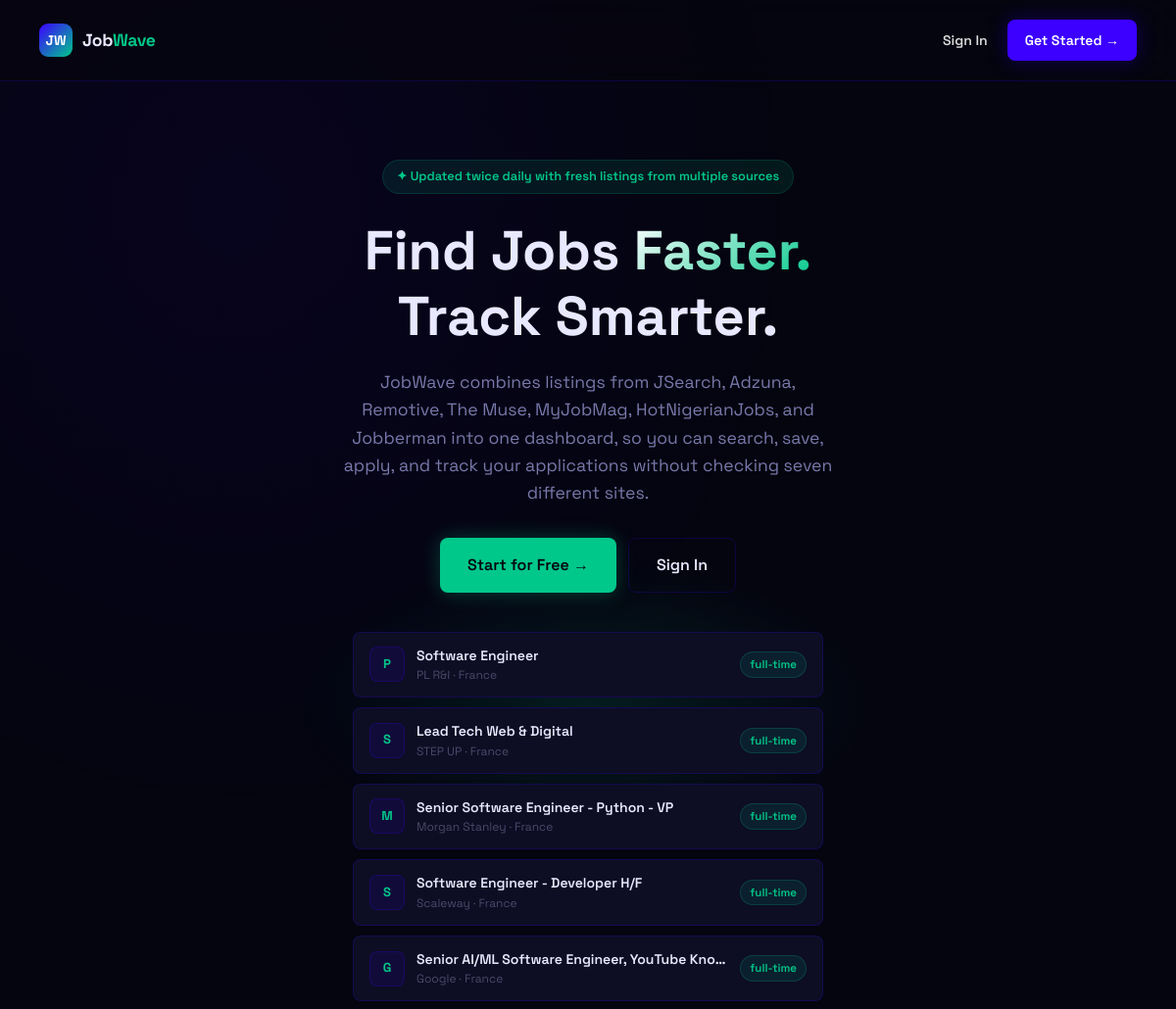
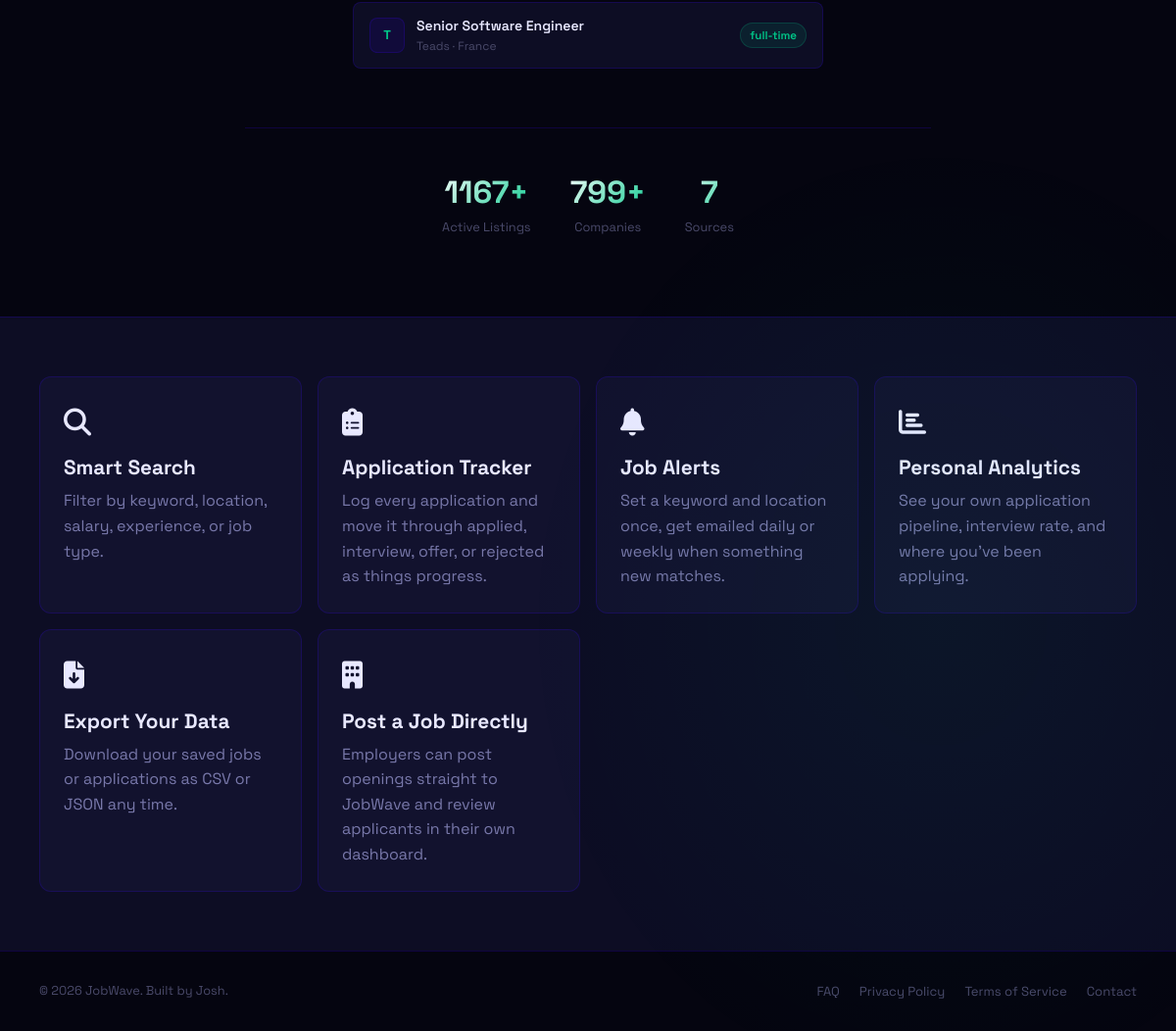
The page / on the database its author committed (2 pictures, top to bottom).
### app.py (models this page shows, shortened)
class Job(db.Model):
    id = db.Column(db.Integer, primary_key=True)
    title = db.Column(db.String(500), nullable=False)
    company = db.Column(db.String(300), nullable=False)
    location = db.Column(db.String(200))
    job_type = db.Column(db.String(50))          # full-time | part-time | remote | contract
    experience = db.Column(db.String(50))         # entry | mid | senior
    salary_min = db.Column(db.Integer)
    salary_max = db.Column(db.Integer)
    description = db.Column(db.Text)
    requirements = db.Column(db.Text)
    source = db.Column(db.String(100))
    source_url = db.Column(db.String(500))
    source_id = db.Column(db.String(200), unique=True)  # duplicate detection
    tags = db.Column(db.String(500))
    is_active = db.Column(db.Boolean, default=True)
    scraped_at = db.Column(db.DateTime, default=datetime.utcnow)
    posted_at = db.Column(db.DateTime)
    views = db.Column(db.Integer, default=0)
    posted_to_whatsapp = db.Column(db.Boolean, default=False)
    posted_by_user_id = db.Column(db.Integer, db.ForeignKey('user.id'), nullable=True)
    approval_status = db.Column(db.String(20), default='approved')  # pending | approved | rejected
    rejection_reason = db.Column(db.String(500))

### app.py (the view)
@app.route('/')
def index():
    if current_user.is_authenticated:
        return redirect(url_for('dashboard'))
    stats = {
        'total_jobs': Job.query.filter_by(is_active=True).count(),
        'companies': db.session.query(Job.company).distinct().count(),
        'sources': db.session.query(Job.source).distinct().count(),
    }
    recent = Job.query.filter_by(is_active=True).order_by(Job.scraped_at.desc()).limit(6).all()
    return render_template('index.html', stats=stats, recent=recent)

### app.py (called while the page is built, shortened)
@app.before_request
def enforce_onboarding():
    if not current_user.is_authenticated:
        return

### templates/index.html (shortened to what this page needs)
{% extends 'base.html' %}
{% block public_content %}
<link rel="stylesheet" href="https://cdnjs.cloudflare.com/ajax/libs/font-awesome/6.5.0/css/all.min.css">
<div class="landing">
  <nav class="landing-nav">
    <div style="display:flex;align-items:center;gap:10px;">
      <div class="logo-mark">JW</div>
      <div class="logo-text">
        Job<span>Wave</span>
      </div>
    </div>
    <div style="display:flex;gap:8px;">
      <a href="{{ url_for('login') }}" class="btn btn-ghost">
        Sign In
      </a>
      <a href="{{ url_for('register') }}" class="btn btn-primary">
        Get Started →
      </a>
    </div>
  </nav>
  <section class="hero">
    <div class="hero-glow"></div>
    <div class="hero-content">
      <div class="hero-eyebrow">
        ✦ Updated twice daily with fresh listings from multiple sources
      </div>
      <h1>
        Find Jobs
        <span class="gradient-text">Faster.</span>
        <br>
        Track Smarter.
      </h1>
      <p>
        JobWave combines listings from JSearch, Adzuna, Remotive, The Muse, MyJobMag, HotNigerianJobs, and Jobberman into one dashboard,
        so you can search, save, apply, and track your applications without checking seven different sites.
      </p>
      <div class="hero-actions">
        <a href="{{ url_for('register') }}" class="btn btn-mint btn-lg">
          Start for Free →
        </a>
        <a href="{{ url_for('login') }}" class="btn btn-outline btn-lg">
          Sign In
        </a>
      </div>
      <div class="hero-job-list">
        {% for job in recent %}
        <div class="hero-job-item">
          <div class="hero-job-logo">
            {{ job.company[0] }}
          </div>
          <div style="flex:1;min-width:0;">
            <div style="
              font-weight:600;
              font-size:0.875rem;
              white-space:nowrap;
              overflow:hidden;
              text-overflow:ellipsis;
            ">
              {{ job.title }}
            </div>
            <div style="
              font-size:0.75rem;
              color:var(--text-muted);
            ">
              {{ job.company }} · {{ job.location }}
            </div>
          </div>
          <span class="badge badge-mint" style="flex-shrink:0;">
            {{ job.job_type or 'full-time' }}
          </span>
        </div>
        {% endfor %}
      </div>
      <div class="hero-stats">
        <div>
          <div class="hero-stat-value gradient-text">
            {{ stats.total_jobs }}+
          </div>
          <div class="hero-stat-label">
            Active Listings
          </div>
        </div>
        <div>
          <div class="hero-stat-value gradient-text">
            {{ stats.companies }}+
          </div>
          <div class="hero-stat-label">
            Companies
          </div>
        </div>
        <div>
          <div class="hero-stat-value gradient-text">
            {{ stats.sources }}
          </div>
          <div class="hero-stat-label">
            Sources
          </div>
        </div>
      </div>
    </div>
  </section>
  <section class="feature-grid">
    <div class="feature-card">
      <div class="feature-icon"><i class="fa-solid fa-magnifying-glass"></i></div>
      <h3>Smart Search</h3>
      <p>
        Filter by keyword, location, salary, experience, or job type.
      </p>
    </div>
    <div class="feature-card">
      <div class="feature-icon"><i class="fa-solid fa-clipboard-list"></i></div>
      <h3>Application Tracker</h3>
      <p>
        Log every application and move it through applied, interview, offer, or rejected as things progress.
      </p>
    </div>
    <div class="feature-card">
      <div class="feature-icon"><i class="fa-solid fa-bell"></i></div>
      <h3>Job Alerts</h3>
      <p>
        Set a keyword and location once, get emailed daily or weekly when something new matches.
      </p>
    </div>
    <div class="feature-card">
      <div class="feature-icon"><i class="fa-solid fa-chart-bar"></i></div>
      <h3>Personal Analytics</h3>
      <p>
        See your own application pipeline, interview rate, and where you've been applying.
      </p>
    </div>
    <div class="feature-card">
      <div class="feature-icon"><i class="fa-solid fa-file-arrow-down"></i></div>
      <h3>Export Your Data</h3>
      <p>
        Download your saved jobs or applications as CSV or JSON any time.
      </p>
    </div>
    <div class="feature-card">
      <div class="feature-icon"><i class="fa-solid fa-building"></i></div>
      <h3>Post a Job Directly</h3>
      <p>
        Employers can post openings straight to JobWave and review applicants in their own dashboard.
      </p>
    </div>
  </section>
<div style="padding:30px 40px;border-top:1px solid var(--border);display:flex;justify-content:space-between;align-items:center;flex-wrap:wrap;gap:12px;">
  <div style="color:var(--text-muted);font-size:0.8rem;">© 2026 JobWave. Built by Josh.</div>
  <div style="display:flex;gap:20px;">
    <a href="{{ url_for('faq') }}" style="color:var(--text-muted);font-size:0.82rem;">FAQ</a>
    <a href="{{ url_for('privacy') }}" style="color:var(--text-muted);font-size:0.82rem;">Privacy Policy</a>
    <a href="{{ url_for('terms') }}" style="color:var(--text-muted);font-size:0.82rem;">Terms of Service</a>
    <a href="{{ url_for('contact') }}" style="color:var(--text-muted);font-size:0.82rem;">Contact</a>
  </div>
</div>
</div>
{% endblock %}

### templates/base.html (shortened to what this page needs)
<!DOCTYPE html>
<html lang="en">
<head>
  <link rel="stylesheet" href="{{ url_for('static', filename='css/style.css') }}">
  <link rel="stylesheet" href="https://cdnjs.cloudflare.com/ajax/libs/font-awesome/6.5.0/css/all.min.css">
</head>
<body>
{% if current_user.is_authenticated %}
<div class="sidebar-overlay"></div>
<div class="wrapper">
  <aside class="sidebar">
    <div class="sidebar-logo">
      <div class="logo-mark">JW</div>
      <div class="logo-text">Job<span>Wave</span></div>
    </div>
    <nav class="sidebar-nav">
      <span class="nav-section-label">Main</span>
      <a href="{{ url_for('dashboard') }}" class="nav-link {% if request.endpoint == 'dashboard' %}active{% endif %}">
        <span class="nav-icon"><i class="fa-solid fa-table-cells-large"></i></span> Dashboard
      </a>
      <a href="{{ url_for('jobs') }}" class="nav-link {% if request.endpoint in ['jobs','job_detail'] %}active{% endif %}">
        <span class="nav-icon"><i class="fa-solid fa-magnifying-glass"></i></span> Browse Jobs
      </a>
      <a href="{{ url_for('companies') }}" class="nav-link {% if request.endpoint in ['companies','company_page'] %}active{% endif %}">
        <span class="nav-icon"><i class="fa-solid fa-building"></i></span> Companies
      </a>
      <a href="{{ url_for('saved_jobs') }}" class="nav-link {% if request.endpoint == 'saved_jobs' %}active{% endif %}">
        <span class="nav-icon"><i class="fa-solid fa-heart"></i></span> Saved Jobs
      </a>
      <span class="nav-section-label">Tracking</span>
      <a href="{{ url_for('applications') }}" class="nav-link {% if request.endpoint == 'applications' %}active{% endif %}">
        <span class="nav-icon"><i class="fa-solid fa-clipboard-list"></i></span> Applications
      </a>
      <a href="{{ url_for('alerts') }}" class="nav-link {% if request.endpoint == 'alerts' %}active{% endif %}">
        <span class="nav-icon"><i class="fa-solid fa-bell"></i></span> Alerts
      </a>
      <a href="{{ url_for('analytics') }}" class="nav-link {% if request.endpoint == 'analytics' %}active{% endif %}">
        <span class="nav-icon"><i class="fa-solid fa-chart-bar"></i></span> Analytics
      </a>
      {% if current_user.role == 'admin' %}
      <span class="nav-section-label">Admin</span>
      <a href="{{ url_for('admin') }}" class="nav-link {% if request.endpoint == 'admin' %}active{% endif %}">
        <span class="nav-icon"><i class="fa-solid fa-gear"></i></span> Admin Panel
      </a>
      <a href="{{ url_for('employer_job_queue') }}" class="nav-link {% if request.endpoint == 'employer_job_queue' %}active{% endif %}">
        <span class="nav-icon"><i class="fa-solid fa-user-tie"></i></span> Job Approvals
      </a>
      <a href="{{ url_for('admin_feedback') }}" class="nav-link {% if request.endpoint == 'admin_feedback' %}active{% endif %}">
        <span class="nav-icon"><i class="fa-solid fa-comment-dots"></i></span> Feedback
      </a>
      {% endif %}
      {% if current_user.role == 'employer' %}
      <span class="nav-section-label">Employer</span>
      <a href="{{ url_for('post_job') }}" class="nav-link {% if request.endpoint == 'post_job' %}active{% endif %}">
        <span class="nav-icon"><i class="fa-solid fa-plus"></i></span> Post a Job
      </a>
      <a href="{{ url_for('my_postings') }}" class="nav-link {% if request.endpoint in ['my_postings','edit_posting'] %}active{% endif %}">
        <span class="nav-icon"><i class="fa-solid fa-briefcase"></i></span> My Postings
      </a>
      {% endif %}
      <span class="nav-section-label">Account</span>
      <a href="{{ url_for('profile') }}" class="nav-link {% if request.endpoint == 'profile' %}active{% endif %}">
        <span class="nav-icon"><i class="fa-solid fa-user"></i></span> My Profile
      </a>
      <a href="{{ url_for('feedback') }}" class="nav-link {% if request.endpoint == 'feedback' %}active{% endif %}">
        <span class="nav-icon"><i class="fa-solid fa-comment-dots"></i></span> Feedback
      </a>
      <a href="{{ url_for('export_jobs') }}" class="nav-link">
        <span class="nav-icon"><i class="fa-solid fa-download"></i></span> Export Data
      </a>
      <a href="{{ url_for('logout') }}" class="nav-link">
        <span class="nav-icon"><i class="fa-solid fa-right-from-bracket"></i></span> Sign Out
      </a>
    </nav>
    <div class="sidebar-footer">
      <div style="padding:0 12px 10px;display:flex;gap:6px;align-items:center;justify-content:center;">
        <a href="{{ url_for('faq') }}" style="font-size:0.72rem;font-weight:600;color:var(--text-dim);padding:3px 8px;border-radius:4px;transition:var(--transition);">FAQ</a>
        <span style="color:var(--border);font-size:0.6rem;">•</span>
        <a href="{{ url_for('privacy') }}" style="font-size:0.72rem;font-weight:600;color:var(--text-dim);padding:3px 8px;border-radius:4px;transition:var(--transition);">Privacy</a>
        <span style="color:var(--border);font-size:0.6rem;">•</span>
        <a href="{{ url_for('terms') }}" style="font-size:0.72rem;font-weight:600;color:var(--text-dim);padding:3px 8px;border-radius:4px;transition:var(--transition);">Terms</a>
        <span style="color:var(--border);font-size:0.6rem;">•</span>
        <a href="{{ url_for('contact') }}" style="font-size:0.72rem;font-weight:600;color:var(--text-dim);padding:3px 8px;border-radius:4px;transition:var(--transition);">Contact</a>
      </div>
      <div class="user-card">
        <div class="user-avatar">{{ current_user.name[0].upper() }}</div>
        <div class="user-info">
          <div class="user-name">{{ current_user.name }}</div>
          <div class="user-role">{{ current_user.role }}</div>
        </div>
      </div>
    </div>
  </aside>
  <main class="main">
    <div class="topbar">
      <div style="display:flex;align-items:center;gap:12px;">
        <button class="btn btn-ghost btn-icon sidebar-toggle" aria-label="Menu">
          <i class="fa-solid fa-bars"></i>
        </button>
        <div class="topbar-title">
          <h1>{% block page_title %}Dashboard{% endblock %}</h1>
        </div>
      </div>
      <div class="topbar-actions">
        <button class="theme-toggle" id="theme-toggle" title="Toggle light/dark mode">
          <i class="fa-solid fa-moon" id="theme-icon"></i>
        </button>
        {% block topbar_actions %}
        <a href="{{ url_for('jobs') }}" class="btn btn-primary btn-sm">+ Find Jobs</a>
        {% endblock %}
      </div>
    </div>
    {% with messages = get_flashed_messages(with_categories=true) %}
      {% if messages %}
      <div class="flash-messages">
        {% for category, msg in messages %}
        <div class="flash {{ category }}">{{ msg }}</div>
        {% endfor %}
      </div>
      {% endif %}
    {% endwith %}
    <div class="page-content">
      {% block content %}{% endblock %}
    </div>
  </main>
</div>
{% else %}
  {% block public_content %}{% endblock %}
{% endif %}
</body>
</html>

### rows shown on the page
Job: company "P", title "Software Engineer", company "PL R&I", location "France", job_type "full-time"
Job: company "S", title "Lead Tech Web & Digital", company "STEP UP", location "France", job_type "full-time"
Job: company "M", title "Senior Software Engineer - Python - VP", company "Morgan Stanley", location "France", job_type "full-time"
Job: company "S", title "Software Engineer - Developer H/F", company "Scaleway", location "France", job_type "full-time"
Job: company "G", title "Senior AI/ML Software Engineer, YouTube Kno…", company "Google", location "France", job_type "full-time"
Job: company "T", title "Senior Software Engineer", company "Teads", location "France", job_type "full-time"

### other values the page prints
{{ stats.total_jobs }} "1167"
{{ stats.companies }} "799"
{{ stats.sources }} "7"
